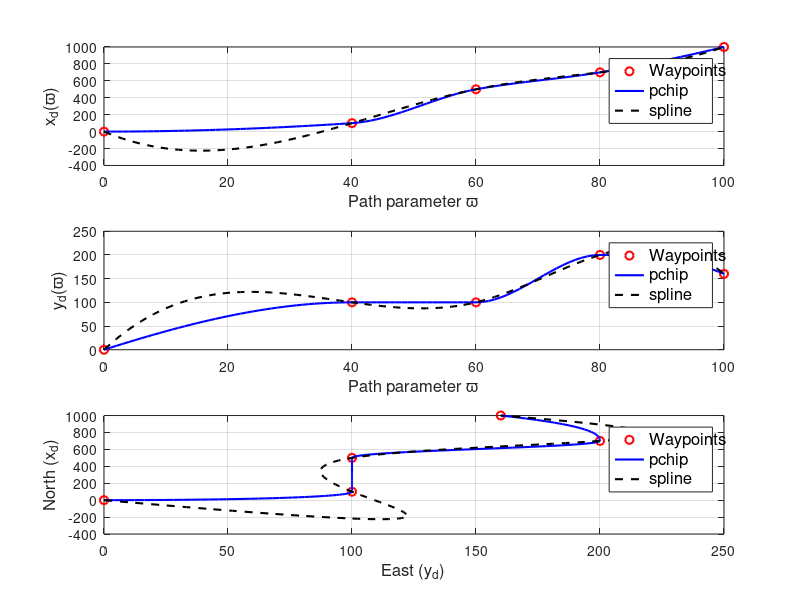

Reproduce this figure in MATLAB.
% Cubic Hermite and spline interpolation of waypoints.
%
% Author:    Thor I. Fossen
% Date:      2002-07-06
% Revisions: 

% Waypoints 
wpt.pos.x   = [0 100 500 700 1000];
wpt.pos.y   = [0 100 100 200 160];
wpt.varpi   = [0 40 60 80 100];

varpi = 0:1:max(wpt.varpi);            % Path variable
x_p = pchip(wpt.varpi,wpt.pos.x,varpi);    % Cubic Hermite interpolation
y_p = pchip(wpt.varpi,wpt.pos.y,varpi);
x_s = spline(wpt.varpi,wpt.pos.x,varpi);   % Spline interpolation
y_s = spline(wpt.varpi,wpt.pos.y,varpi);

%% Plots
subplot(311)
plot(wpt.varpi,wpt.pos.x,'ro',varpi,x_p,'b')
hold on, plot(varpi,x_s,'k--'), hold off
grid, ylabel('x_d(\varpi)')
xlabel('Path parameter \varpi')
legend('Waypoints','pchip','spline')

subplot(312)
plot(wpt.varpi,wpt.pos.y,'ro',varpi,y_p,'b')
hold on, plot(varpi,y_s,'k--'), hold off
grid, ylabel('y_d(\varpi)')
xlabel('Path parameter \varpi')
legend('Waypoints','pchip','spline')

subplot(313)
plot(wpt.pos.y,wpt.pos.x,'ro',y_p,x_p,'b')
hold on, plot(y_s,x_s,'k--'),hold off
grid, xlabel('East (y_d)'),ylabel('North (x_d)')
legend('Waypoints','pchip','spline')
    
set(findall(gcf,'type','text'),'FontSize',12)
set(findall(gcf,'type','legend'),'FontSize',12)
set(findall(gcf,'type','line'),'linewidth',1.5)
    
